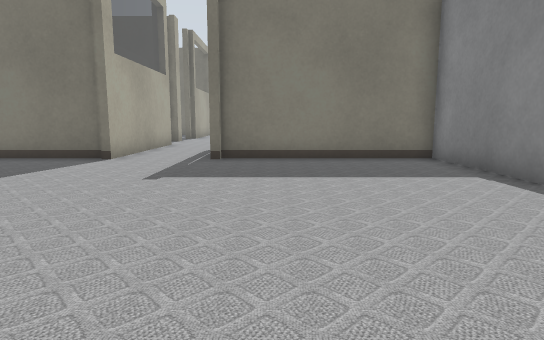
[1] (above)

24 first-person views from a walk through a Gazebo world. The camera is 0.5 m above the floor, tilts 8° down and sees 75° across. The lines on the ground mark 1 m squares. The floor is counted in squares, 0.5 m on a side. Each view is taken from the middle of a square. On the plan, view 1 faces up. The plan holds only what a view shows up to about 13 squares ahead; the rest is blank. The place goes on beyond the plan.

[2]
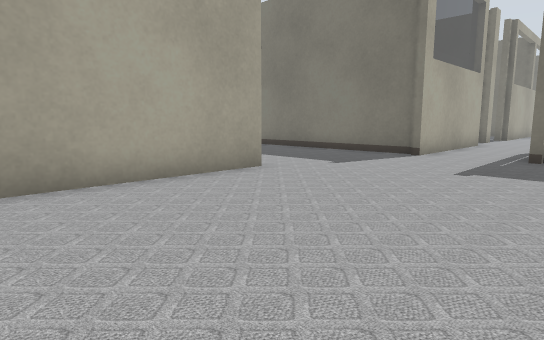

[3]
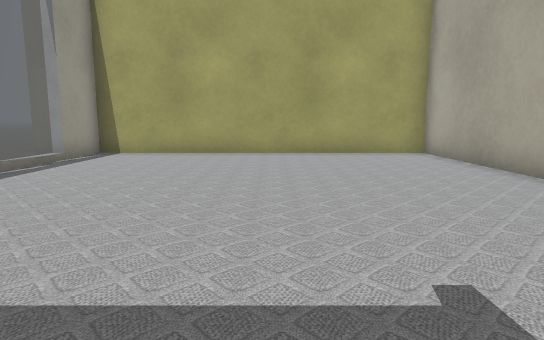

[4]
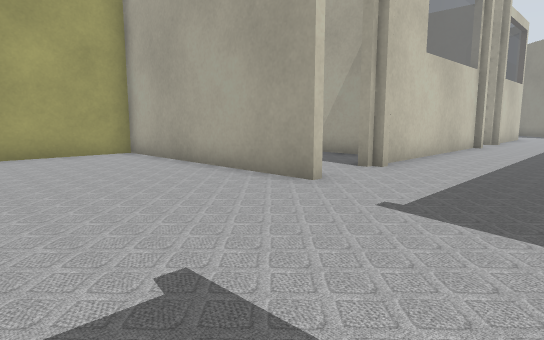

[5]
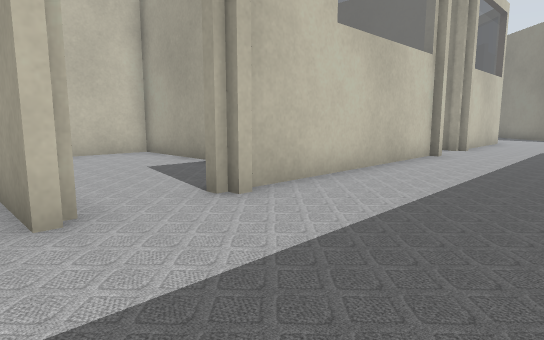

[6]
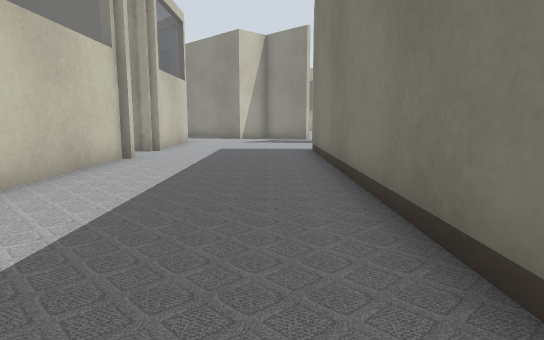

[7]
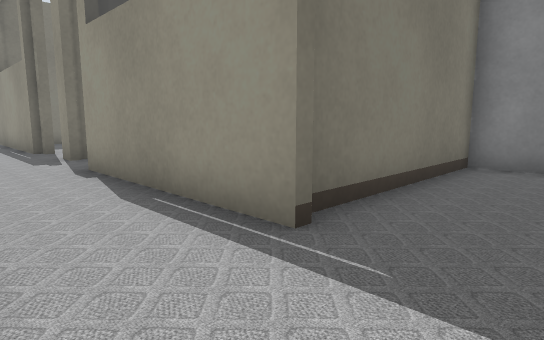

[8]
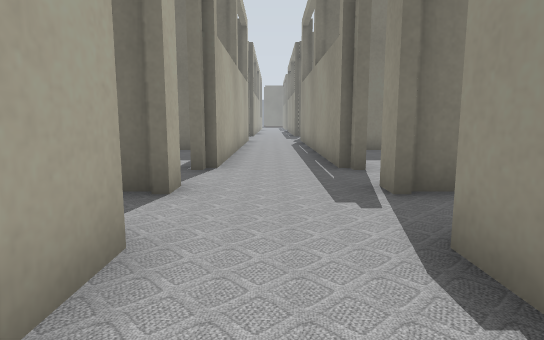

[9]
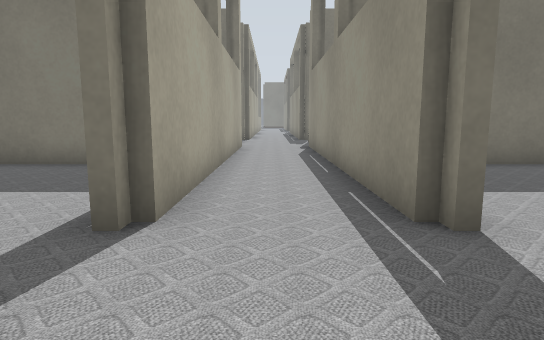

[10]
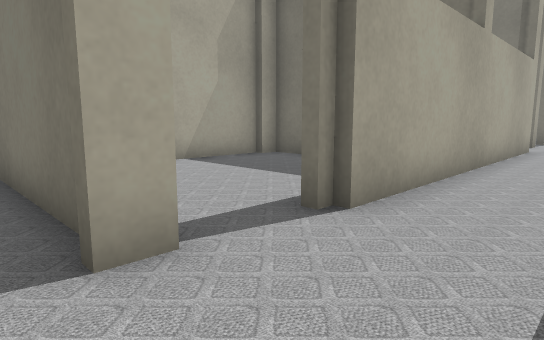

[11]
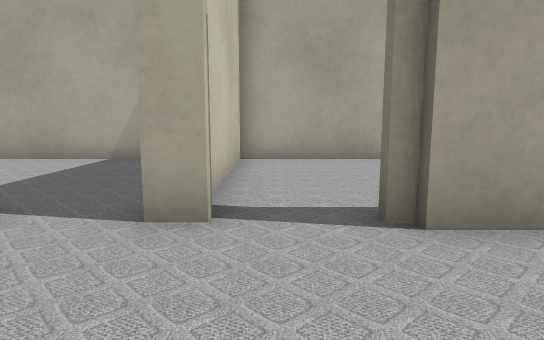

[12]
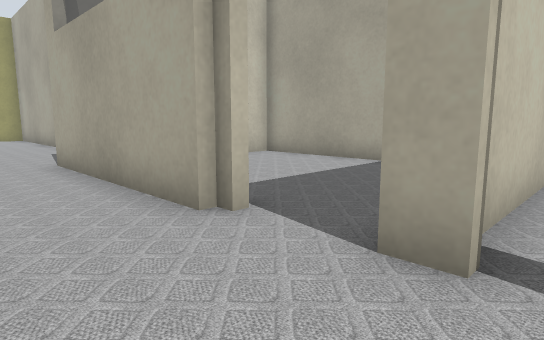

[13]
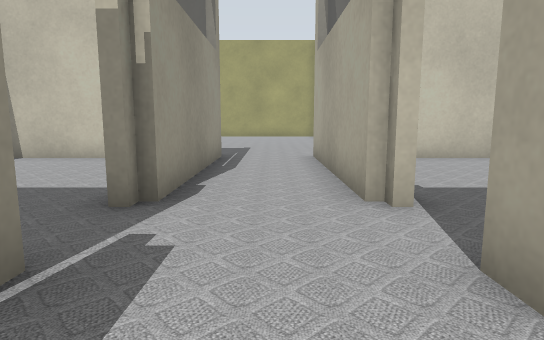

[14]
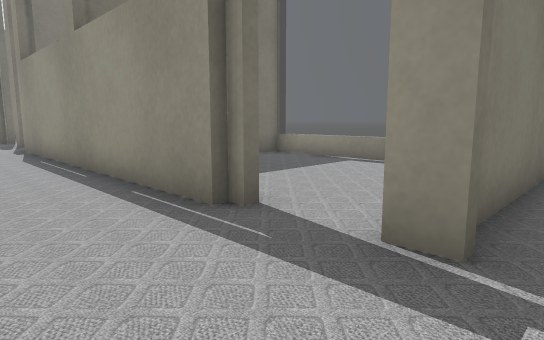

[15]
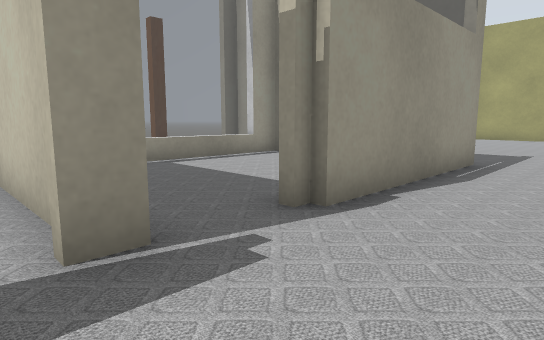

[16]
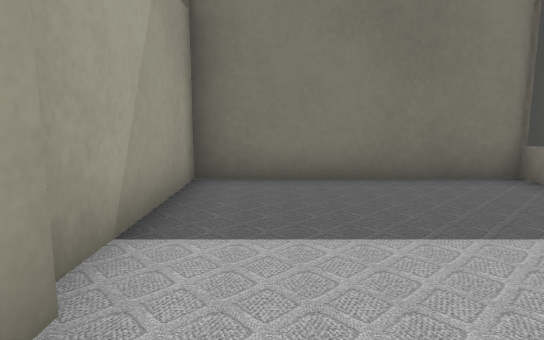

[17]
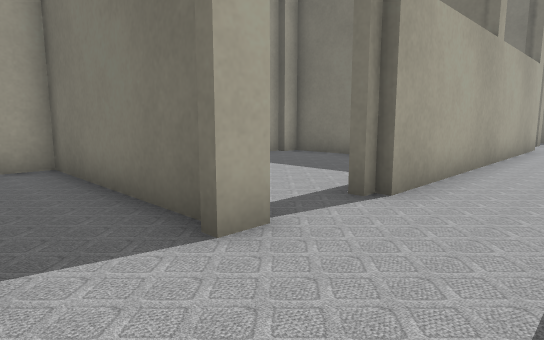

[18]
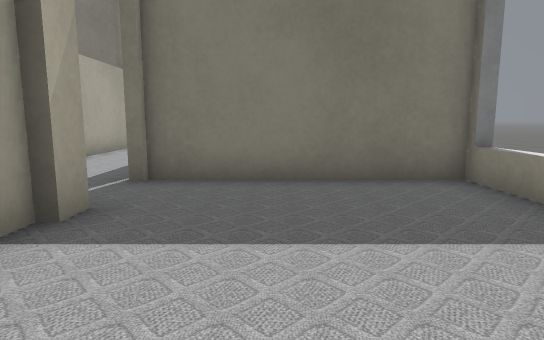

[19]
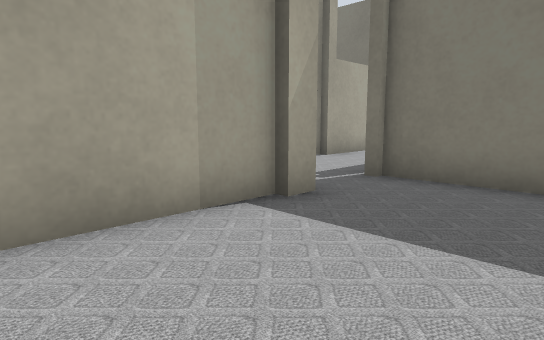

[20]
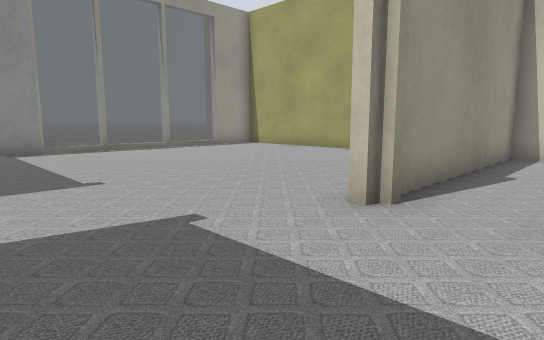

[21]
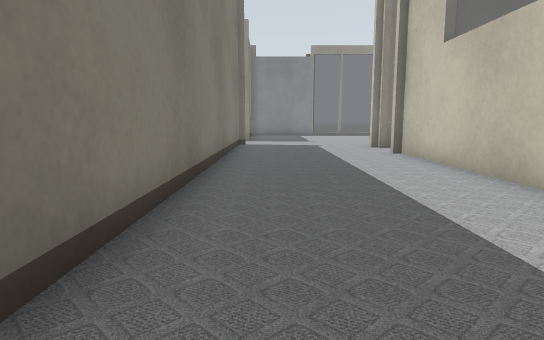

[22]
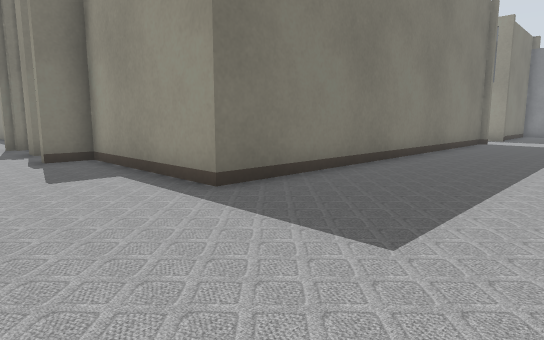

[23]
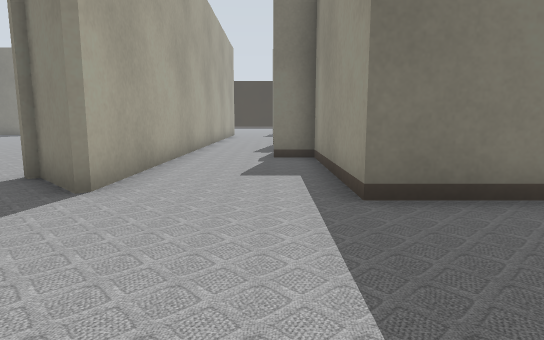

[24]
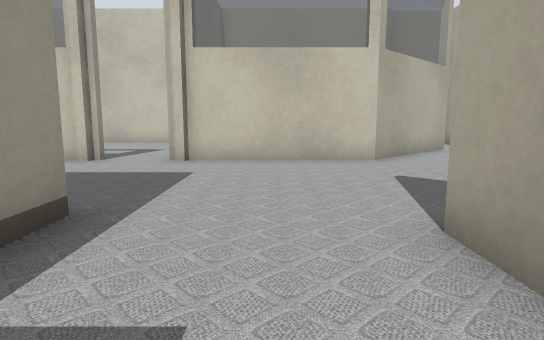

### Floor plan
Ten units are one square. View 1 is at (0, 0); x grows to the right and y downward. Boxes are objects, and circles mark ways between rooms. Rooms are numbered by the first view taken in them; rooms with no view inside come last. Other rooms are left out.
<svg viewBox="-241 -300 290 333">
<path fill="none" stroke="#000" d="M-57 -44 -57 28 43 28 43 -94M-16 -90 -16 -148M-44 -93 -54 -93M44 -93 -14 -93M-11 -150 -11 -144M-42 -148 -42 -90M-152 -41 -82 -41M-54 -93 -166 -93M-44 -195 -44 -190M-16 -194 -16 -295M-13 -190 -13 -195M-44 -174 -44 -166M-13 -166 -13 -174M-42 -295 -42 -194M-11 -198 -11 -192M43 -202 43 -240 -16 -240M-13 -241 -13 -200M-2 -172 26 -172M-13 -145 -13 -114M14 -96 44 -96M-16 -96 -2 -96M43 -94 43 -169 -11 -169M-217 -98 -231 -112M-166 -93 -178 -93 -178 -145 -190 -145M-187 -166 -187 -174M-215 -175 -215 -99M-236 -31 -226 -41 -176 -41M-102 -235 -102 -172 -54 -172M-41 -240 -99 -240 -99 -234M-46 -169 -102 -169 -102 -96 -68 -96M-52 -96 -41 -96M-102 -25 -102 28 -59 28 -59 -39"/>
<circle cx="-60" cy="-65" r="3" fill="#2a7"/>
<circle cx="-34" cy="-170" r="3" fill="#2a7"/>
<circle cx="-10" cy="-155" r="3" fill="#2a7"/>
<circle cx="-175" cy="-65" r="3" fill="#2a7"/>
<circle cx="-70" cy="-40" r="3" fill="#2a7"/>
<circle cx="-10" cy="-185" r="3" fill="#2a7"/>
<text x="-10" y="-40">1</text>
<text x="-110" y="-60">2</text>
<text x="-30" y="-210">3</text>
<text x="10" y="-210">4</text>
<text x="10" y="-140">5</text>
<text x="-200" y="-100">6</text>
<text x="-70" y="-210">7</text>
<text x="-70" y="-140">8</text>
<text x="-80" y="-10">9</text>
</svg>
Room 1 opens to room 2. Room 1 opens to room 3. Room 1 opens to room 5. Room 2 opens to room 6. Room 2 opens to room 9. Room 3 opens to room 4.

Where each view was taken, in squares from view 1:
view 1: 0 up, 0 right, facing up
view 2: 1 down, 0 right, facing up-left
view 3: 8 up, 1 left, facing down
view 4: 8 up, 1 left, facing down-left
view 5: 8 up, 5 left, facing down-left
view 6: 8 up, 6 left, facing left
view 7: 7 up, 4 left, facing up-right
view 8: 12 up, 3 left, facing up
view 9: 16 up, 3 left, facing up
view 10: 16 up, 2 left, facing up-left
view 11: 18 up, 1 left, facing left
view 12: 18 up, 2 left, facing down-left
view 13: 19 up, 3 left, facing down
view 14: 16 up, 4 left, facing up-right
view 15: 18 up, 4 left, facing down-right
view 16: 18 up, 0 right, facing up
view 17: 15 up, 2 left, facing up-left
view 18: 11 up, 1 right, facing up
view 19: 11 up, 2 right, facing up-left
view 20: 8 up, 8 left, facing down-right
view 21: 8 up, 19 left, facing right
view 22: 5 up, 21 left, facing up-right
view 23: 5 up, 19 left, facing up
view 24: 13 up, 20 left, facing down
